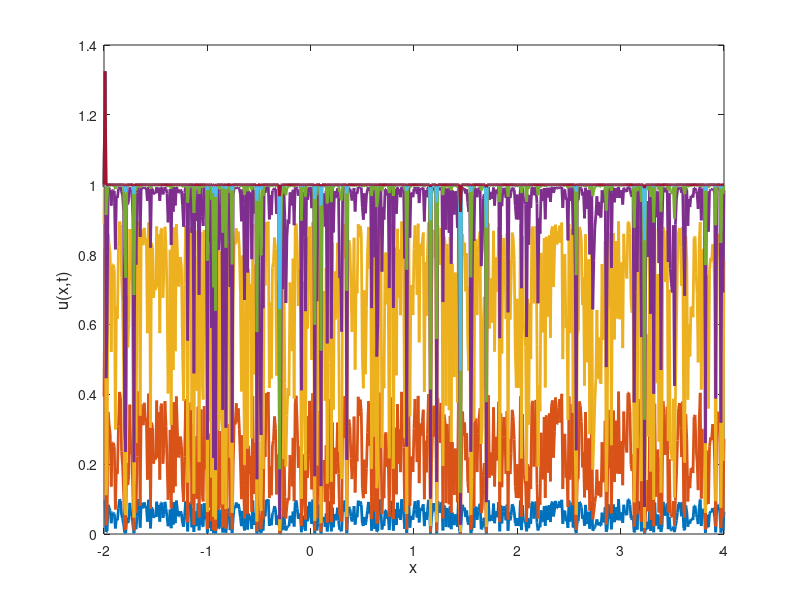
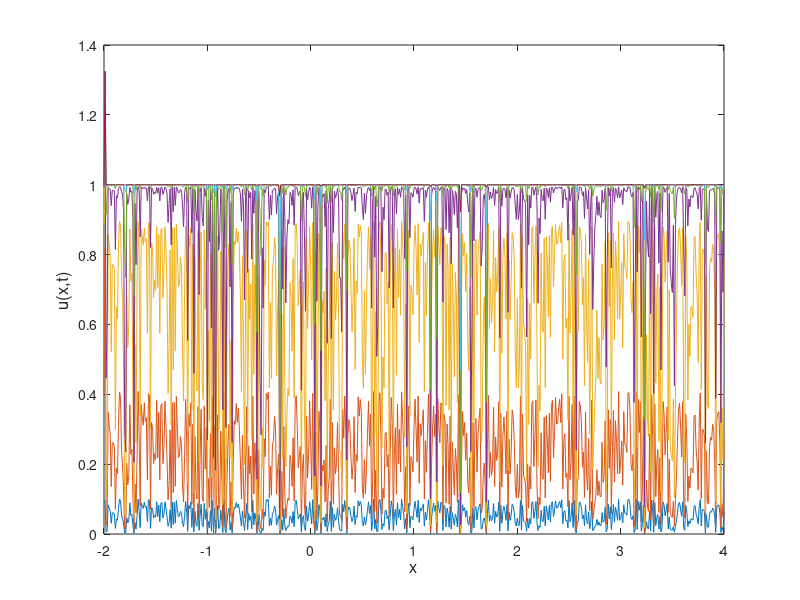

MATLAB code for these plots, in order:
%Allen-Cahn Solver

%define constants
eps = 0.01; a = -2; b = 4; T = 10;
h = 0.01; tau = 0.01;
x = (a:h:b); N = length (x);
ga = 0; gb = 0;
utime = zeros(N,T/tau+1);
utimeback = zeros (N,T/tau+1);


%initial conditions (random noise)
rng(2);
u = 0.1*rand(N,1);
uback = u; 

%Create the negative Laplacian
%Laplacian matrix
%Construct the Laplacian matrix using finite difference method
one_vec = ones(N,1);
lap = spdiags([1, -2, 1],-1:1,N,N);
lap(1,1) = ga
lap (N,N) = gb
A = (eye(N)-tau*eps^2*lap/h^2)

%Forward Euler
for step = 1:(T/tau+1)
    utime(:,step) = u;
    u = u + tau*(eps^2 * (lap*u) /(h^2) + u - u.^3);
end

%Backwards Euler 
for steps = 1:(T/tau+1)
    utimeback(:,steps) = uback;
    uback = A\(uback + tau * (uback-uback.^3))
end

%for task 3, you can plot this with the things from below 
%utime is an array of the solutions at given times (forward)
%utimeback is the same for backwards
%the plotting can be done below
%also plot the analytical solution from task 2

figure 
plot(x, utime(:,1:150:end), 'linewidth',2); hold on
xlabel('x','FontSize', 12); ylabel('u(x,t)','FontSize', 12);

figure
plot(x, utimeback(:, 1:150:end), '-');
xlabel('x','FontSize', 12); ylabel('u(x,t)','FontSize', 12);

hold on;
